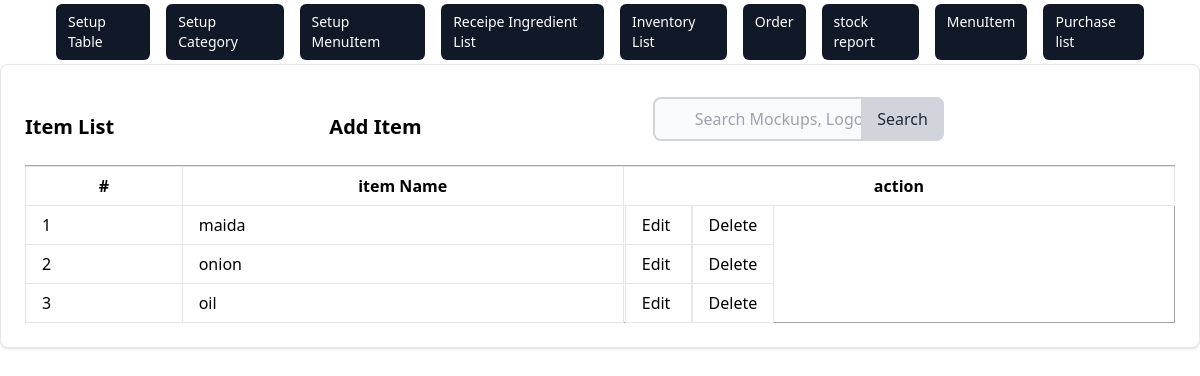
Page /inventory/item/list/ on the earlier database version.
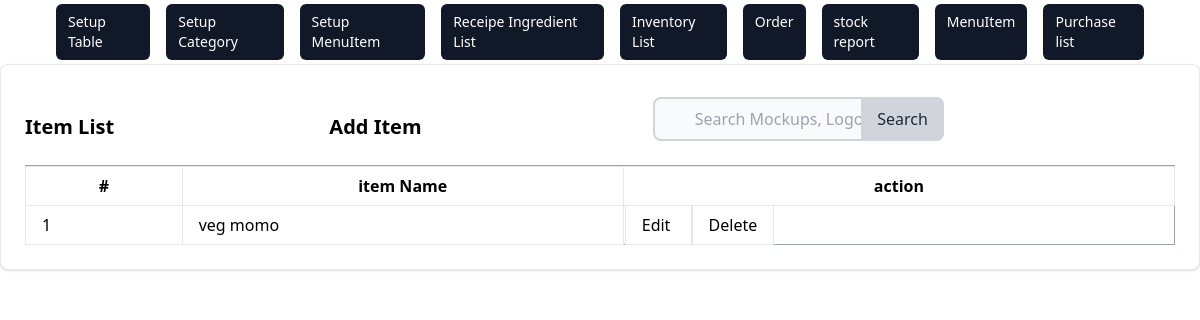
Same page on the later database version.
### inventory/models.py (models this page shows, shortened)
class Item(models.Model):
    name = models.CharField(max_length=100, unique=True)

### inventory/views.py (the view)
# urls.py: path('item/list/', views.ItemListView.as_view(), name='item_list'),
class ItemListView(ListView):
    model = Item
    template_name = 'inventory/item/item_list.html'

### inventory/templates/inventory/item/item_list.html (shortened to what this page needs)
{% extends 'inventory/base.html' %} {% block content %}
<div class="card max-w-80%  p-6 bg-white border border-gray-200 rounded-lg shadow dark:bg-gray-800 dark:border-gray-400">
  <div class="row">
    <div class="flex items-center justify-between">
        <h5 class="text-xl font-semibold">Item List</h5>
        <a href="{% url 'inventory:item_create' %}" class="text-xl font-semibold text-grey-200 hover:underline hover:text-blue-00 ml-auto">
         <h5>  Add Item</h5>
        </a>
      <form method="get" action="{% url 'inventory:item_search' %}" class="max-w-md mx-auto px-4 py-2 justify-end">
        <div class="relative">
            <input
            type="search"
            id="default-search"
            name='q'
            class="block w-full pl-10 pr-4 py-2 rounded-lg border-2 border-gray-300 bg-gray-50 focus:ring-blue-500 focus:border-blue-500"
            placeholder="Search Mockups, Logos..."
            required
          />
          <button
            type="submit"
            class="absolute inset-y-0 right-0 px-4 py-2 bg-gray-300 text-gray-800 rounded-r-lg hover:bg-gray-400 focus:outline-none focus:bg-gray-400"
          >
            Search
          </button>
        </div>
      </form>
    </div>
      <div class="card-body">
        <table class="table-auto w-full border-collapse border border-gray-400 table-bordered">
          <th class="px-1 py-0">
            <tr>
              <th class="px-4 py-2 border px-4 py-2" >#</th>
              <th class="px-4 py-2  border px-4 py-2 ">item Name</th>
              <th col="3" class="px-0 py-0  border ">action</th>
            </tr>
          </th>
          <tbody>
            {% if object_list %} {% for item in object_list %}
            <tr>
              <td class="border px-4 py-2">{{ item.id}}</td>
              <td class="border px-4 py-2">{{ item.name }}</td>
              <td>
                <a  class="border px-4 py-2"  href="{% url 'inventory:item_update' item.id  %}"> Edit </a>
                <a  class="border px-4 py-2" href="{% url 'inventory:item_delete' item.id %}" > Delete </a>
              </td>
            </tr>
          {% endfor %}
          {% else %}
            <tr><td colspan="8" class="border px-4 py-2">No item found</td></tr>
          {% endif %}
          </tbody>
        </table>
      </div>
    </div>
  </div>
  </div>
{% endblock %}

Differences in the rows shown:
removed Item: id "2", name "onion"
removed Item: id "3", name "oil"
changed Item id 1: name "maida" → "veg momo"
